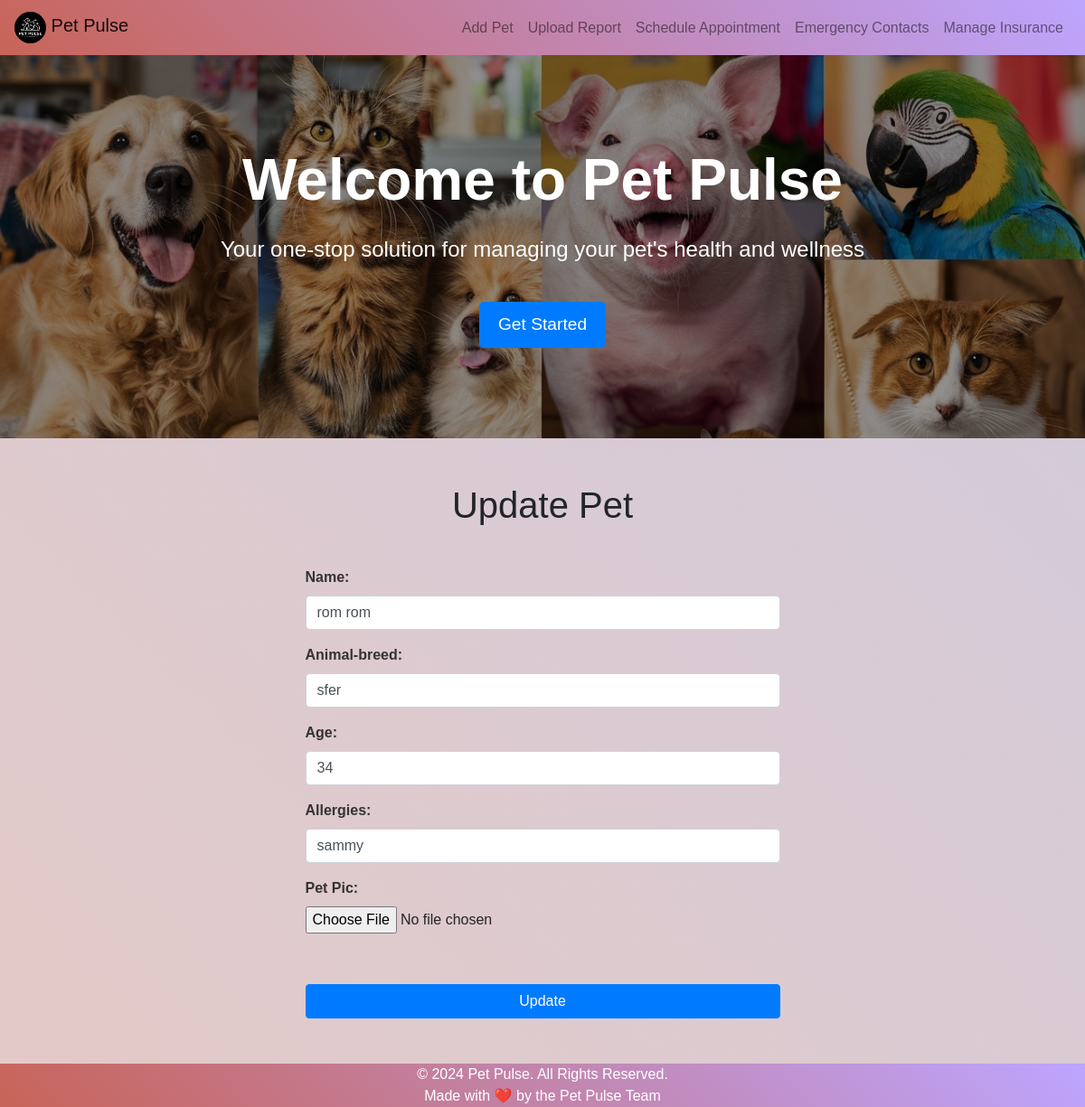
Page /update_pet/3 on the committed database.
### tables this page shows
CREATE TABLE pets (
                    id INTEGER PRIMARY KEY AUTOINCREMENT,
                    name TEXT NOT NULL,
                    animal TEXT NOT NULL,
                    age TEXT,
                    allergies TEXT,
                    file TEXT NOT NULL
                );

### routes.py (the view, shortened to what this page needs)
@main_blueprint.route('/update_pet/<int:pet_id>', methods=['GET', 'POST'])
def update_pet(pet_id):
    conn = get_db_connection()
    pet = conn.execute('SELECT * FROM pets WHERE id = ?', (pet_id,)).fetchone()
    conn.close()
    return render_template('update_pet.html', pet=pet)

### models.py (called while the page is built)
def get_db_connection():
    conn = sqlite3.connect('petpulse.db')
    conn.row_factory = sqlite3.Row
    return conn

### templates/update_pet.html (shortened to what this page needs)
{% extends 'base.html' %}
{% block content %}
<div class="container mt-4">
    <center><h1 class="mb-4">Update  Pet</h1></center>
    <div class="row justify-content-center">
        <div class="col-md-6">
            <form method="post" enctype="multipart/form-data">
                <div class="form-group">
                    <label for="name">Name:</label>
                    <input type="text" class="form-control" id="name" name="name" value="{{ pet['name'] }}" required>
                </div>
                <div class="form-group">
                    <label for="animal">Animal-breed:</label>
                    <input type="text"   class="form-control" id="animal" name="animal" value="{{ pet['animal'] }}" required>
                </div>
                <div class="form-group">
                    <label for="age">Age:</label>
                    <input type="text"   class="form-control" id="age" name="age" value="{{ pet['age'] }}" required>
                </div>
                <div class="form-group">
                    <label for="allergies"> Allergies:</label>
                    <input type="text"   class="form-control" id="allergies" name="allergies" value="{{ pet['allergies'] }}" required>
                </div>
                <div class="form-group">
                    <label for="file">Pet Pic: </label>
                    <input type="file" class="form-control-file" id="file" name="file" required>
                </div>
                <br>
                <button type="submit" class="btn btn-primary btn-block mt-3" >Update</button>
            </form>
        </div>
    </div>
</div>
{% endblock %}

### rows in the picture
pets: name "rom rom", animal "sfer", age "34", allergies "sammy"
